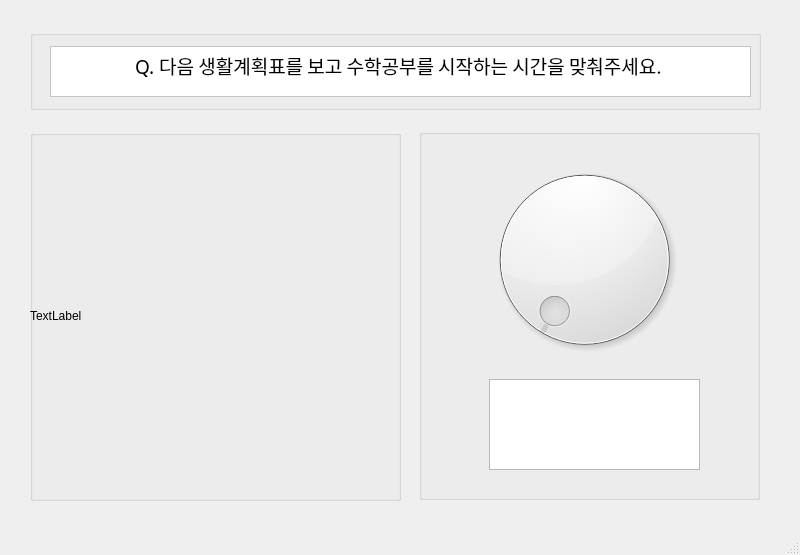
<?xml version="1.0" encoding="UTF-8"?>
<ui version="4.0">
 <class>MainWindow</class>
 <widget class="QMainWindow" name="MainWindow">
  <property name="geometry">
   <rect>
    <x>0</x>
    <y>0</y>
    <width>800</width>
    <height>555</height>
   </rect>
  </property>
  <property name="windowTitle">
   <string>삼인성호</string>
  </property>
  <widget class="QWidget" name="centralwidget">
   <widget class="QGroupBox" name="planimg">
    <property name="geometry">
     <rect>
      <x>30</x>
      <y>130</y>
      <width>371</width>
      <height>371</height>
     </rect>
    </property>
    <property name="title">
     <string/>
    </property>
    <widget class="QLabel" name="label_pic">
     <property name="geometry">
      <rect>
       <x>0</x>
       <y>0</y>
       <width>371</width>
       <height>371</height>
      </rect>
     </property>
     <property name="text">
      <string>TextLabel</string>
     </property>
    </widget>
   </widget>
   <widget class="QGroupBox" name="Dial">
    <property name="geometry">
     <rect>
      <x>419</x>
      <y>129</y>
      <width>341</width>
      <height>371</height>
     </rect>
    </property>
    <property name="title">
     <string/>
    </property>
    <widget class="QDial" name="dial_test">
     <property name="geometry">
      <rect>
       <x>60</x>
       <y>20</y>
       <width>211</width>
       <height>221</height>
      </rect>
     </property>
     <property name="minimum">
      <number>1</number>
     </property>
     <property name="maximum">
      <number>24</number>
     </property>
    </widget>
    <widget class="QTextEdit" name="textEdit_2">
     <property name="geometry">
      <rect>
       <x>70</x>
       <y>250</y>
       <width>211</width>
       <height>91</height>
      </rect>
     </property>
     <property name="font">
      <font>
       <family>210 맨발의청춘 L</family>
       <pointsize>38</pointsize>
      </font>
     </property>
     <property name="layoutDirection">
      <enum>Qt::LeftToRight</enum>
     </property>
    </widget>
   </widget>
   <widget class="QGroupBox" name="Q">
    <property name="geometry">
     <rect>
      <x>30</x>
      <y>30</y>
      <width>731</width>
      <height>80</height>
     </rect>
    </property>
    <property name="title">
     <string/>
    </property>
    <widget class="QTextEdit" name="textEdit">
     <property name="enabled">
      <bool>false</bool>
     </property>
     <property name="geometry">
      <rect>
       <x>20</x>
       <y>16</y>
       <width>701</width>
       <height>51</height>
      </rect>
     </property>
     <property name="palette">
      <palette>
       <active>
        <colorrole role="WindowText">
         <brush brushstyle="SolidPattern">
          <color alpha="255">
           <red>0</red>
           <green>0</green>
           <blue>0</blue>
          </color>
         </brush>
        </colorrole>
        <colorrole role="Button">
         <brush brushstyle="SolidPattern">
          <color alpha="255">
           <red>255</red>
           <green>255</green>
           <blue>255</blue>
          </color>
         </brush>
        </colorrole>
        <colorrole role="Light">
         <brush brushstyle="SolidPattern">
          <color alpha="255">
           <red>255</red>
           <green>255</green>
           <blue>255</blue>
          </color>
         </brush>
        </colorrole>
        <colorrole role="Midlight">
         <brush brushstyle="SolidPattern">
          <color alpha="255">
           <red>255</red>
           <green>255</green>
           <blue>255</blue>
          </color>
         </brush>
        </colorrole>
        <colorrole role="Dark">
         <brush brushstyle="SolidPattern">
          <color alpha="255">
           <red>127</red>
           <green>127</green>
           <blue>127</blue>
          </color>
         </brush>
        </colorrole>
        <colorrole role="Mid">
         <brush brushstyle="SolidPattern">
          <color alpha="255">
           <red>170</red>
           <green>170</green>
           <blue>170</blue>
          </color>
         </brush>
        </colorrole>
        <colorrole role="Text">
         <brush brushstyle="SolidPattern">
          <color alpha="255">
           <red>0</red>
           <green>0</green>
           <blue>0</blue>
          </color>
         </brush>
        </colorrole>
        <colorrole role="BrightText">
         <brush brushstyle="SolidPattern">
          <color alpha="255">
           <red>255</red>
           <green>255</green>
           <blue>255</blue>
          </color>
         </brush>
        </colorrole>
        <colorrole role="ButtonText">
         <brush brushstyle="SolidPattern">
          <color alpha="255">
           <red>0</red>
           <green>0</green>
           <blue>0</blue>
          </color>
         </brush>
        </colorrole>
        <colorrole role="Base">
         <brush brushstyle="SolidPattern">
          <color alpha="255">
           <red>255</red>
           <green>255</green>
           <blue>255</blue>
          </color>
         </brush>
        </colorrole>
        <colorrole role="Window">
         <brush brushstyle="SolidPattern">
          <color alpha="255">
           <red>255</red>
           <green>255</green>
           <blue>255</blue>
          </color>
         </brush>
        </colorrole>
        <colorrole role="Shadow">
         <brush brushstyle="SolidPattern">
          <color alpha="255">
           <red>0</red>
           <green>0</green>
           <blue>0</blue>
          </color>
         </brush>
        </colorrole>
        <colorrole role="AlternateBase">
         <brush brushstyle="SolidPattern">
          <color alpha="255">
           <red>255</red>
           <green>255</green>
           <blue>255</blue>
          </color>
         </brush>
        </colorrole>
        <colorrole role="ToolTipBase">
         <brush brushstyle="SolidPattern">
          <color alpha="255">
           <red>255</red>
           <green>255</green>
           <blue>220</blue>
          </color>
         </brush>
        </colorrole>
        <colorrole role="ToolTipText">
         <brush brushstyle="SolidPattern">
          <color alpha="255">
           <red>0</red>
           <green>0</green>
           <blue>0</blue>
          </color>
         </brush>
        </colorrole>
       </active>
       <inactive>
        <colorrole role="WindowText">
         <brush brushstyle="SolidPattern">
          <color alpha="255">
           <red>0</red>
           <green>0</green>
           <blue>0</blue>
          </color>
         </brush>
        </colorrole>
        <colorrole role="Button">
         <brush brushstyle="SolidPattern">
          <color alpha="255">
           <red>255</red>
           <green>255</green>
           <blue>255</blue>
          </color>
         </brush>
        </colorrole>
        <colorrole role="Light">
         <brush brushstyle="SolidPattern">
          <color alpha="255">
           <red>255</red>
           <green>255</green>
           <blue>255</blue>
          </color>
         </brush>
        </colorrole>
        <colorrole role="Midlight">
         <brush brushstyle="SolidPattern">
          <color alpha="255">
           <red>255</red>
           <green>255</green>
           <blue>255</blue>
          </color>
         </brush>
        </colorrole>
        <colorrole role="Dark">
         <brush brushstyle="SolidPattern">
          <color alpha="255">
           <red>127</red>
           <green>127</green>
           <blue>127</blue>
          </color>
         </brush>
        </colorrole>
        <colorrole role="Mid">
         <brush brushstyle="SolidPattern">
          <color alpha="255">
           <red>170</red>
           <green>170</green>
           <blue>170</blue>
          </color>
         </brush>
        </colorrole>
        <colorrole role="Text">
         <brush brushstyle="SolidPattern">
          <color alpha="255">
           <red>0</red>
           <green>0</green>
           <blue>0</blue>
          </color>
         </brush>
        </colorrole>
        <colorrole role="BrightText">
         <brush brushstyle="SolidPattern">
          <color alpha="255">
           <red>255</red>
           <green>255</green>
           <blue>255</blue>
          </color>
         </brush>
        </colorrole>
        <colorrole role="ButtonText">
         <brush brushstyle="SolidPattern">
          <color alpha="255">
           <red>0</red>
           <green>0</green>
           <blue>0</blue>
          </color>
         </brush>
        </colorrole>
        <colorrole role="Base">
         <brush brushstyle="SolidPattern">
          <color alpha="255">
           <red>255</red>
           <green>255</green>
           <blue>255</blue>
          </color>
         </brush>
        </colorrole>
        <colorrole role="Window">
         <brush brushstyle="SolidPattern">
          <color alpha="255">
           <red>255</red>
           <green>255</green>
           <blue>255</blue>
          </color>
         </brush>
        </colorrole>
        <colorrole role="Shadow">
         <brush brushstyle="SolidPattern">
          <color alpha="255">
           <red>0</red>
           <green>0</green>
           <blue>0</blue>
          </color>
         </brush>
        </colorrole>
        <colorrole role="AlternateBase">
         <brush brushstyle="SolidPattern">
          <color alpha="255">
           <red>255</red>
           <green>255</green>
           <blue>255</blue>
          </color>
         </brush>
        </colorrole>
        <colorrole role="ToolTipBase">
         <brush brushstyle="SolidPattern">
          <color alpha="255">
           <red>255</red>
           <green>255</green>
           <blue>220</blue>
          </color>
         </brush>
        </colorrole>
        <colorrole role="ToolTipText">
         <brush brushstyle="SolidPattern">
          <color alpha="255">
           <red>0</red>
           <green>0</green>
           <blue>0</blue>
          </color>
         </brush>
        </colorrole>
       </inactive>
       <disabled>
        <colorrole role="WindowText">
         <brush brushstyle="SolidPattern">
          <color alpha="255">
           <red>127</red>
           <green>127</green>
           <blue>127</blue>
          </color>
         </brush>
        </colorrole>
        <colorrole role="Button">
         <brush brushstyle="SolidPattern">
          <color alpha="255">
           <red>255</red>
           <green>255</green>
           <blue>255</blue>
          </color>
         </brush>
        </colorrole>
        <colorrole role="Light">
         <brush brushstyle="SolidPattern">
          <color alpha="255">
           <red>255</red>
           <green>255</green>
           <blue>255</blue>
          </color>
         </brush>
        </colorrole>
        <colorrole role="Midlight">
         <brush brushstyle="SolidPattern">
          <color alpha="255">
           <red>255</red>
           <green>255</green>
           <blue>255</blue>
          </color>
         </brush>
        </colorrole>
        <colorrole role="Dark">
         <brush brushstyle="SolidPattern">
          <color alpha="255">
           <red>127</red>
           <green>127</green>
           <blue>127</blue>
          </color>
         </brush>
        </colorrole>
        <colorrole role="Mid">
         <brush brushstyle="SolidPattern">
          <color alpha="255">
           <red>170</red>
           <green>170</green>
           <blue>170</blue>
          </color>
         </brush>
        </colorrole>
        <colorrole role="Text">
         <brush brushstyle="SolidPattern">
          <color alpha="255">
           <red>127</red>
           <green>127</green>
           <blue>127</blue>
          </color>
         </brush>
        </colorrole>
        <colorrole role="BrightText">
         <brush brushstyle="SolidPattern">
          <color alpha="255">
           <red>255</red>
           <green>255</green>
           <blue>255</blue>
          </color>
         </brush>
        </colorrole>
        <colorrole role="ButtonText">
         <brush brushstyle="SolidPattern">
          <color alpha="255">
           <red>127</red>
           <green>127</green>
           <blue>127</blue>
          </color>
         </brush>
        </colorrole>
        <colorrole role="Base">
         <brush brushstyle="SolidPattern">
          <color alpha="255">
           <red>255</red>
           <green>255</green>
           <blue>255</blue>
          </color>
         </brush>
        </colorrole>
        <colorrole role="Window">
         <brush brushstyle="SolidPattern">
          <color alpha="255">
           <red>255</red>
           <green>255</green>
           <blue>255</blue>
          </color>
         </brush>
        </colorrole>
        <colorrole role="Shadow">
         <brush brushstyle="SolidPattern">
          <color alpha="255">
           <red>0</red>
           <green>0</green>
           <blue>0</blue>
          </color>
         </brush>
        </colorrole>
        <colorrole role="AlternateBase">
         <brush brushstyle="SolidPattern">
          <color alpha="255">
           <red>255</red>
           <green>255</green>
           <blue>255</blue>
          </color>
         </brush>
        </colorrole>
        <colorrole role="ToolTipBase">
         <brush brushstyle="SolidPattern">
          <color alpha="255">
           <red>255</red>
           <green>255</green>
           <blue>220</blue>
          </color>
         </brush>
        </colorrole>
        <colorrole role="ToolTipText">
         <brush brushstyle="SolidPattern">
          <color alpha="255">
           <red>0</red>
           <green>0</green>
           <blue>0</blue>
          </color>
         </brush>
        </colorrole>
       </disabled>
      </palette>
     </property>
     <property name="font">
      <font>
       <family>210 맨발의청춘 L</family>
      </font>
     </property>
     <property name="html">
      <string>&lt;!DOCTYPE HTML PUBLIC &quot;-//W3C//DTD HTML 4.0//EN&quot; &quot;http://www.w3.org/TR/REC-html40/strict.dtd&quot;&gt;
&lt;html&gt;&lt;head&gt;&lt;meta name=&quot;qrichtext&quot; content=&quot;1&quot; /&gt;&lt;style type=&quot;text/css&quot;&gt;
p, li { white-space: pre-wrap; }
&lt;/style&gt;&lt;/head&gt;&lt;body style=&quot; font-family:'210 맨발의청춘 L'; font-size:9pt; font-weight:400; font-style:normal;&quot;&gt;
&lt;p align=&quot;center&quot; style=&quot; margin-top:0px; margin-bottom:0px; margin-left:0px; margin-right:0px; -qt-block-indent:0; text-indent:0px;&quot;&gt;&lt;span style=&quot; font-size:14pt; color:#000000;&quot;&gt;Q. 다음 생활계획표를 보고 수학공부를 시작하는 시간을 맞춰주세요.&lt;/span&gt;&lt;span style=&quot; font-family:'Gulim'; font-size:14pt;&quot;&gt; &lt;/span&gt;&lt;/p&gt;&lt;/body&gt;&lt;/html&gt;</string>
     </property>
    </widget>
   </widget>
  </widget>
  <widget class="QMenuBar" name="menubar">
   <property name="geometry">
    <rect>
     <x>0</x>
     <y>0</y>
     <width>800</width>
     <height>26</height>
    </rect>
   </property>
  </widget>
  <widget class="QStatusBar" name="statusbar"/>
 </widget>
 <resources/>
 <connections/>
</ui>
